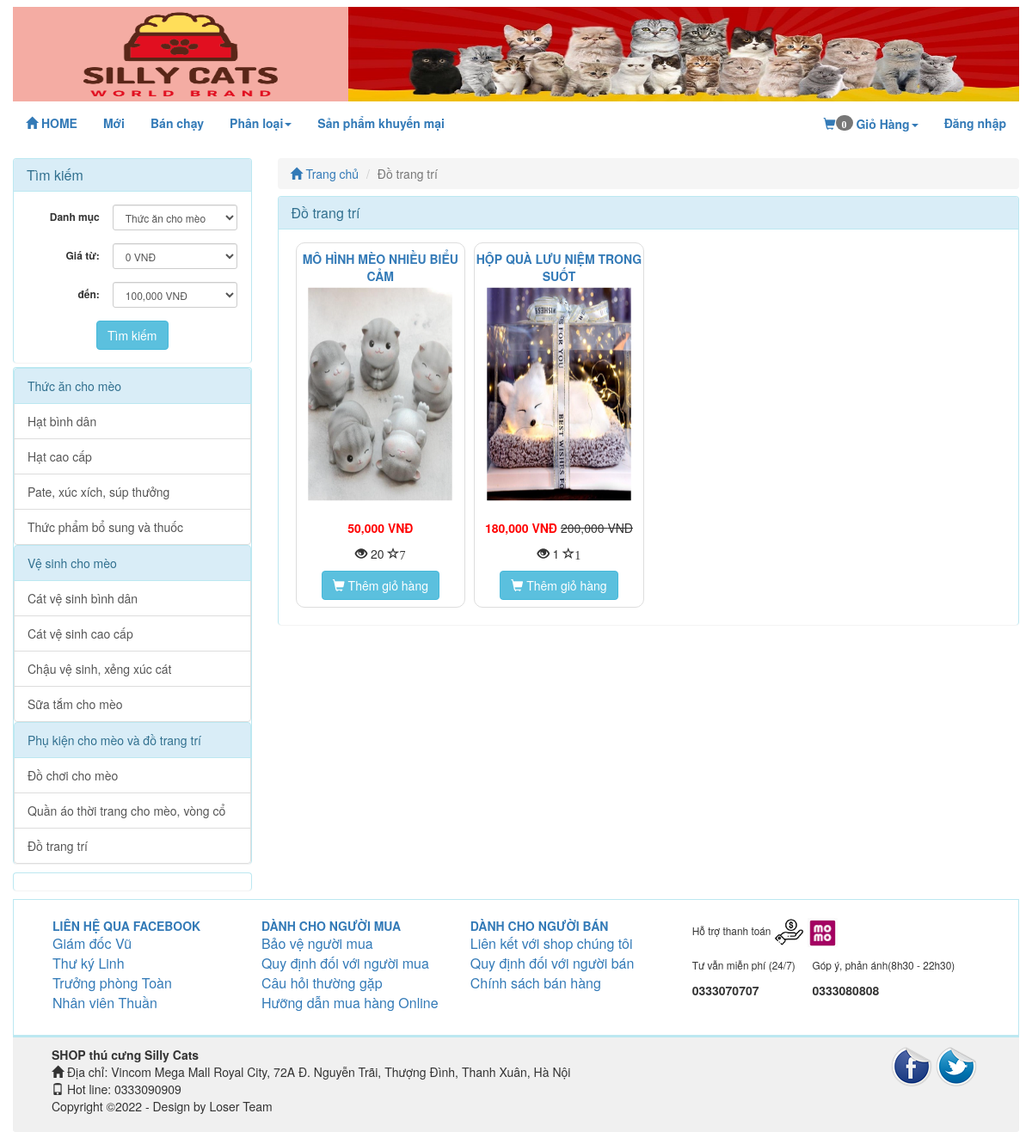
The app's page /do-trang-tri-c21, older data.
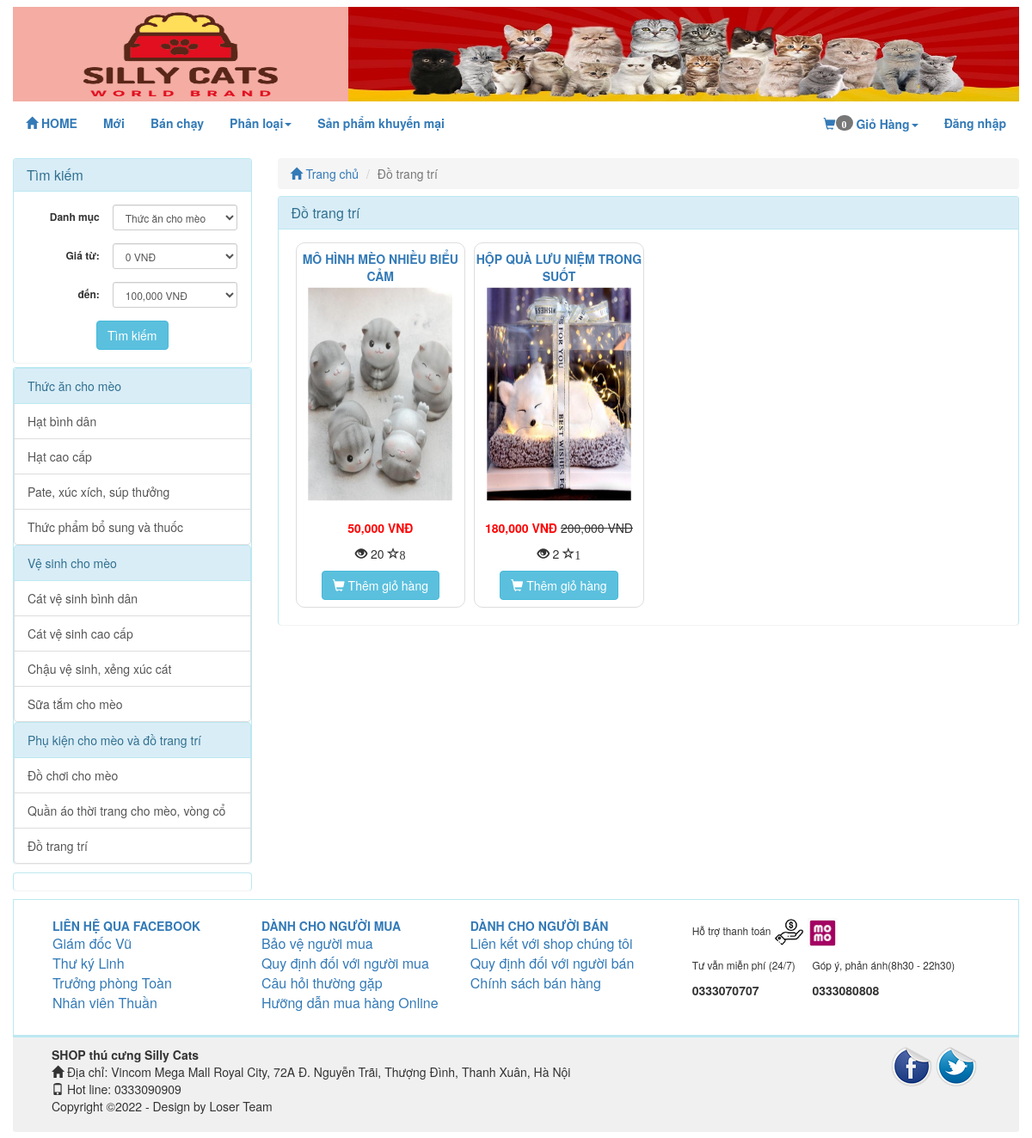
The same page, newer data.
### tables this page shows
CREATE TABLE `product` (
  `id` int(255) NOT NULL,
  `catalog_id` int(11) NOT NULL,
  `name` varchar(255) NOT NULL,
  `content` text NOT NULL,
  `price` decimal(15,2) NOT NULL DEFAULT 0.00,
  `discount` int(11) DEFAULT 0,
  `image_link` varchar(100) NOT NULL,
  `image_list` text NOT NULL,
  `view` int(11) NOT NULL DEFAULT 0,
  `buyed` int(255) NOT NULL,
  `rate_total` int(255) NOT NULL DEFAULT 4,
  `rate_count` int(255) NOT NULL DEFAULT 1,
  `created` int(11) NOT NULL
);

### application/controllers/Product.php (called while the page is built, shortened)
<?php
class Product extends MY_Controller {
	public function __construct()
	{
		$this->load->model('product_model');
		$this->load->model('catalog_model');
	}
	public function catalog()
	{
		$id = $this->uri->rsegment(3);
		$catalog = $this->catalog_model->get_info($id);
		$this->data['catalog_p'] = $catalog;
		$input = array();
		if ($catalog->parent_id == '1') {
			$input_cat = array();
			$input_cat['where'] = array('parent_id' => $catalog->id);
			$input_cat['order'] = array('sort_order', 'ASC');
			$catalog_child = $this->catalog_model->get_list($input_cat);
			if (!empty($catalog_child)) {
				$cat_list_id = array();
				foreach ($catalog_child as $value) {
					$cat_list_id[] = $value->id;
				}
				$this->db->where_in('catalog_id',$cat_list_id);
			}else{
				$input['where'] = array('catalog_id'=>$id);
			}
		}else{
			$input['where'] = array('catalog_id'=>$id);
		}
		$total = $this->product_model->get_total($input);
		$this->data['total']=$total;
		$this->load->library('pagination');
		$base_url = base_url('product/catalog/'.$id);
		$per = 8;
		$uri = 4;
		$config = pagination($base_url,$total,$per,$uri);
		$segment = $this->uri->segment(4);
		$segment = intval($segment);
		$input['limit'] = array($config['per_page'],$segment);
		$product_list = $this->product_model->get_list($input);
		$this->data['product_list'] = $product_list;
		$this->data['temp']='site/product/catalog';
		$this->load->view('site/layoutsub',$this->data);
	}
}

### index.php (called while the page is built, shortened)
<?php
require_once BASEPATH.'core/CodeIgniter.php';

### application/core/MY_Model.php (called while the page is built, shortened)
<?php if ( ! defined('BASEPATH')) exit('No direct script access allowed');
class MY_Model extends CI_Model {
    var $table = '';
    var $key = 'id';
    var $order = '';
    function get_info_rule($where = array(), $field= '')
    {
        $this->db->where($where);
        $query = $this->db->get($this->table);
        if ($query->num_rows())
        {
            return $query->row();
        }
        return FALSE;
    }
    function get_total($input = array())
    {
        $query = $this->db->get($this->table);
        return $query->num_rows();
    }
    function get_list($input = array())
    {
        $query = $this->db->get($this->table);
        return $query->result();
    }
    protected function get_list_set_input($input = array())
    {
        if ((isset($input['where'])) && $input['where'])
        {
            $this->db->where($input['where']);
        }
        if (isset($input['order'][0]) && isset($input['order'][1]))
        {
            $this->db->order_by($input['order'][0], $input['order'][1]);
        }
        else
        {
            $order = ($this->order == '') ? array($this->table.'.'.$this->key, 'desc') : $this->order;
            $this->db->order_by($order[0], $order[1]);
        }
        if (isset($input['limit'][0]) && isset($input['limit'][1]))
        {
            $this->db->limit($input['limit'][0], $input['limit'][1]);
        }
    }
}
?>

### application/helpers/common_helper.php (called while the page is built, shortened)
<?php
	function pagination($base_url='',$total='',$per='',$uri='')
	{
		$config = array();
		$config['base_url']    = $base_url;
		$config['total_rows']  = $total;
		$config['per_page']    = $per;
		$config['uri_segment'] = $uri;
		$config['full_tag_open']   = "<nav aria-label='Page navigation' class='text-right'><ul class='pagination'>";
		$config['full_tag_close'] = "</ul></nav>";
		$config['cur_tag_open']   = "<li class='active'><a href='#'>";
		$config['cur_tag_close'] = "</a></li>";
		$config['next_link']   = "&raquo;";
		$config['next_tag_open']   = "<li><span aria-hidden='true'>";
		$config['next_tag_close'] = "</span></li>";
		$config['prev_link']   = "&laquo;";
		$config['prev_tag_open']   = "<li><span aria-hidden='true'>";
		$config['prev_tag_close'] = "</span></li>";
		$config['num_tag_open']   = "<li>";
		$config['num_tag_close'] = "</li>";
		return $config;
	}
	function covert_vi_to_en($str)
	{
	    $unicode = array(
			'a'=>'á|à|ả|ã|ạ|ă|ắ|ặ|ằ|ẳ|ẵ|â|ấ|ầ|ẩ|ẫ|ậ',
			'd'=>'đ',
			'e'=>'é|è|ẻ|ẽ|ẹ|ê|ế|ề|ể|ễ|ệ',
			'i'=>'í|ì|ỉ|ĩ|ị',
			'o'=>'ó|ò|ỏ|õ|ọ|ô|ố|ồ|ổ|ỗ|ộ|ơ|ớ|ờ|ở|ỡ|ợ',
			'u'=>'ú|ù|ủ|ũ|ụ|ư|ứ|ừ|ử|ữ|ự',
			'y'=>'ý|ỳ|ỷ|ỹ|ỵ',
			'A'=>'Á|À|Ả|Ã|Ạ|Ă|Ắ|Ặ|Ằ|Ẳ|Ẵ|Â|Ấ|Ầ|Ẩ|Ẫ|Ậ',
			'D'=>'Đ',
			'E'=>'É|È|Ẻ|Ẽ|Ẹ|Ê|Ế|Ề|Ể|Ễ|Ệ',
			'I'=>'Í|Ì|Ỉ|Ĩ|Ị',
			'O'=>'Ó|Ò|Ỏ|Õ|Ọ|Ô|Ố|Ồ|Ổ|Ỗ|Ộ|Ơ|Ớ|Ờ|Ở|Ỡ|Ợ',
			'U'=>'Ú|Ù|Ủ|Ũ|Ụ|Ư|Ứ|Ừ|Ử|Ữ|Ự',
			'Y'=>'Ý|Ỳ|Ỷ|Ỹ|Ỵ',
			);
		foreach($unicode as $nonUnicode=>$uni) $str = preg_replace("/($uni)/i",$nonUnicode,$str);
		$str = trim($str);
		$str = str_replace(' ', '-', $str);
		$str = str_replace(',', '', $str);
		return $str;
	}
?>

### application/views/site/product/catalog.php (the view, shortened to what the changed rows need)
<div class="col-xs-12 col-sm-9 col-md-9 col-lg-9 clearpaddingr">
	<div class="col-xs-12 col-sm-12 col-md-12 col-lg-12 clearpadding">
		<div class="panel panel-info">
		  <div class="panel-body">
		  <?php if ($total > 0) { ?>
		  	<div class="col-xs-12 col-sm-12 col-md-12 col-lg-12 clearpadding">
		  		<?php foreach ($product_list as $value) {
		  			$name = covert_vi_to_en($value->name);
	  				$name = strtolower($name);
	  				 ?>
					<div class="col-xs-12 col-sm-6 col-md-3 col-lg-3 re-padding">
			  			<div class="product_item">
			  				<p class="product_name" ><a href="<?php echo base_url($name.'-p'.$value->id); ?>" ><?php echo $value->name; ?></a></p>
			  				<div class="product-image">
			  					<a href="<?php echo base_url('product/view/'.$value->id); ?>"><img src="<?php echo base_url(); ?>upload/product/<?php echo $value->image_link; ?>" alt="" class=""></a>
			  				</div>
			  				<?php if ($value->discount>0) {
			  					$new_price = $value->price - $value->discount; ?>
			  					<p><span class='price text-right'><?php echo number_format($new_price); ?> VNĐ</span> <del class="product-discount"><?php echo number_format($value->price); ?> VNĐ</del></p>
			  				<?php }else{ ?>
								<p><span class='price text-right'><?php echo number_format($value->price); ?> VNĐ</span></p>
			  				<?php	} ?>
							<p><span class="glyphicon glyphicon-eye-open" aria-hidden="true" title="Số lượt xem"></span> <?php echo $value->view; ?> <span class="glyphicon glyphicon-star-empty" aria-hidden="true" title="Số lượng đặt mua"><?php echo $value->buyed; ?></p>
							<a href="<?php echo base_url('cart/add/'.$value->id); ?>"><button class='btn btn-info'><span class="glyphicon glyphicon-shopping-cart" aria-hidden="true"></span> Thêm giỏ hàng</button></a>
			  			</div>
					</div>
				<?php } ?>
		  	</div>
		  <?php }else{ ?>
		  	<p>Không có sản phẩm nào</p>
		  <?php	} ?>
		  </div>
		</div>
	</div>
</div>

Row changes from the older to the newer data that the page shows:
changed product "MÔ HÌNH MÈO NHIỀU BIỂU CẢM": buyed "7" → "8"
changed product "HỘP QUÀ LƯU NIỆM TRONG SUỐT": view "1" → "2"
